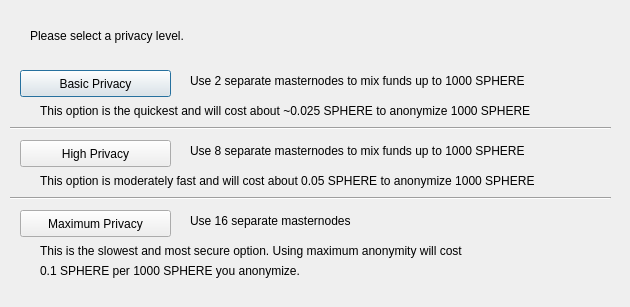
<?xml version="1.0" encoding="UTF-8"?>
<ui version="4.0">
 <class>DarksendConfig</class>
 <widget class="QDialog" name="DarksendConfig">
  <property name="geometry">
   <rect>
    <x>0</x>
    <y>0</y>
    <width>630</width>
    <height>307</height>
   </rect>
  </property>
  <property name="windowTitle">
   <string>Configure PrivateSend</string>
  </property>
  <widget class="QPushButton" name="buttonBasic">
   <property name="geometry">
    <rect>
     <x>20</x>
     <y>70</y>
     <width>151</width>
     <height>27</height>
    </rect>
   </property>
   <property name="text">
    <string>Basic Privacy</string>
   </property>
  </widget>
  <widget class="QPushButton" name="buttonHigh">
   <property name="geometry">
    <rect>
     <x>20</x>
     <y>140</y>
     <width>151</width>
     <height>27</height>
    </rect>
   </property>
   <property name="text">
    <string>High Privacy</string>
   </property>
  </widget>
  <widget class="QPushButton" name="buttonMax">
   <property name="geometry">
    <rect>
     <x>20</x>
     <y>210</y>
     <width>151</width>
     <height>27</height>
    </rect>
   </property>
   <property name="text">
    <string>Maximum Privacy</string>
   </property>
  </widget>
  <widget class="QLabel" name="label">
   <property name="geometry">
    <rect>
     <x>30</x>
     <y>20</y>
     <width>571</width>
     <height>31</height>
    </rect>
   </property>
   <property name="text">
    <string>Please select a privacy level.</string>
   </property>
  </widget>
  <widget class="QLabel" name="label_2">
   <property name="geometry">
    <rect>
     <x>190</x>
     <y>70</y>
     <width>421</width>
     <height>21</height>
    </rect>
   </property>
   <property name="text">
    <string>Use 2 separate masternodes to mix funds up to 1000 SPHERE</string>
   </property>
  </widget>
  <widget class="QLabel" name="label_3">
   <property name="geometry">
    <rect>
     <x>190</x>
     <y>140</y>
     <width>411</width>
     <height>21</height>
    </rect>
   </property>
   <property name="text">
    <string>Use 8 separate masternodes to mix funds up to 1000 SPHERE</string>
   </property>
  </widget>
  <widget class="QLabel" name="label_4">
   <property name="geometry">
    <rect>
     <x>190</x>
     <y>210</y>
     <width>421</width>
     <height>21</height>
    </rect>
   </property>
   <property name="text">
    <string>Use 16 separate masternodes</string>
   </property>
  </widget>
  <widget class="QLabel" name="label_6">
   <property name="geometry">
    <rect>
     <x>40</x>
     <y>100</y>
     <width>561</width>
     <height>21</height>
    </rect>
   </property>
   <property name="text">
    <string>This option is the quickest and will cost about ~0.025 SPHERE to anonymize 1000 SPHERE</string>
   </property>
  </widget>
  <widget class="QLabel" name="label_7">
   <property name="geometry">
    <rect>
     <x>40</x>
     <y>170</y>
     <width>561</width>
     <height>21</height>
    </rect>
   </property>
   <property name="text">
    <string>This option is moderately fast and will cost about 0.05 SPHERE to anonymize 1000 SPHERE</string>
   </property>
  </widget>
  <widget class="QLabel" name="label_8">
   <property name="geometry">
    <rect>
     <x>40</x>
     <y>240</y>
     <width>561</width>
     <height>21</height>
    </rect>
   </property>
   <property name="text">
    <string>This is the slowest and most secure option. Using maximum anonymity will cost</string>
   </property>
  </widget>
  <widget class="QLabel" name="label_9">
   <property name="geometry">
    <rect>
     <x>40</x>
     <y>260</y>
     <width>561</width>
     <height>21</height>
    </rect>
   </property>
   <property name="text">
    <string>0.1 SPHERE per 1000 SPHERE you anonymize.</string>
   </property>
  </widget>
  <widget class="Line" name="line">
   <property name="geometry">
    <rect>
     <x>10</x>
     <y>120</y>
     <width>601</width>
     <height>16</height>
    </rect>
   </property>
   <property name="orientation">
    <enum>Qt::Horizontal</enum>
   </property>
  </widget>
  <widget class="Line" name="line_2">
   <property name="geometry">
    <rect>
     <x>10</x>
     <y>190</y>
     <width>601</width>
     <height>16</height>
    </rect>
   </property>
   <property name="orientation">
    <enum>Qt::Horizontal</enum>
   </property>
  </widget>
 </widget>
 <resources/>
 <connections/>
</ui>
